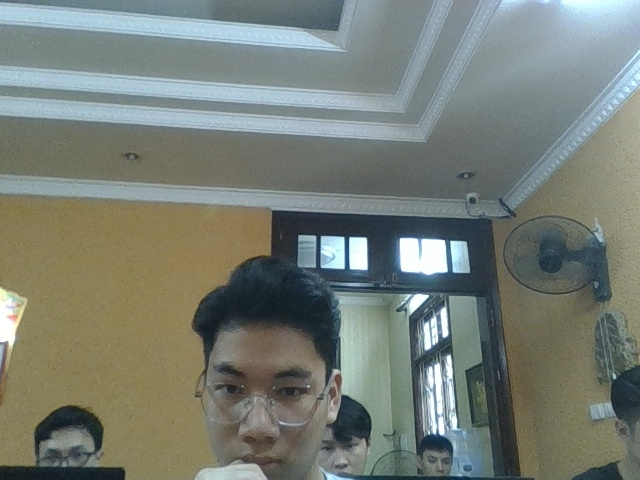
#> input picture static/frame/doananh/10.jpg, 640 x 480 px, found by its file name
$ python change_brightness.py
#> lines starting #> are read from the running program, lines starting #| are printed output that depends on the picture
#> further down, original is the input picture: shape (480, 640, 3); mean B, G, R 118, 126.2, 119.3
import cv2
import numpy as np

def adjust_gamma(image, gamma=1.0):

   invGamma = 1.0 / gamma
   table = np.array([((i / 255.0) ** invGamma) * 255
      for i in np.arange(0, 256)]).astype("uint8")

   return cv2.LUT(image, table)

def a(img,minimum_brightness = 0.7):
#> called with minimum_brightness = 0.7
   cols, rows = img.shape[:2]
#> cols = 480; rows = 640
   brightness = np.sum(img) / (255 * cols * rows)
#> brightness = 1.43
   ratio = brightness / minimum_brightness
#> ratio = 2.04
   # if ratio >= 1:
   #    print("Image already bright enough")
   #    return img
   return cv2.convertScaleAbs(img, alpha=1 / ratio, beta=0)
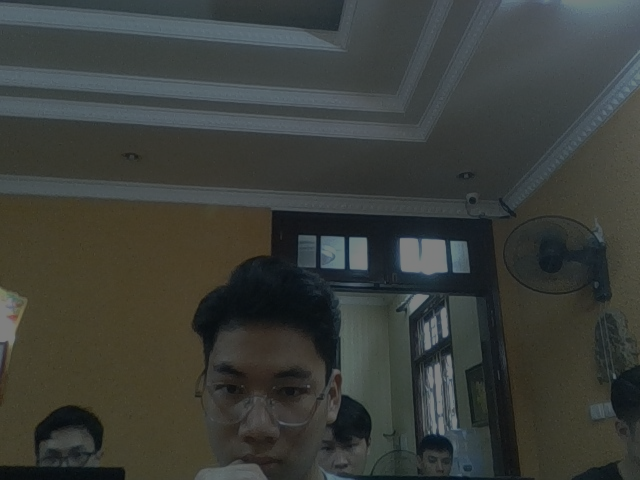
#> returned value: shape (480, 640, 3); mean of channels 0, 1, 2 58, 62, 58.6; drawn as B, G, R

x = r'C:\Users\doank\PycharmProjects\Face-Verification\static\doananh\10.jpg'  #location of the image
original = cv2.imread(x, 1)
cv2.imshow('original',original)

gamma = 1.5                                   # change the value here to get different result
# adjusted = adjust_gamma(original,gamma= gamma)
adjusted = a(original)
cv2.imshow("gammam image 1", adjusted)

cv2.waitKey(0)
cv2.destroyAllWindows()
